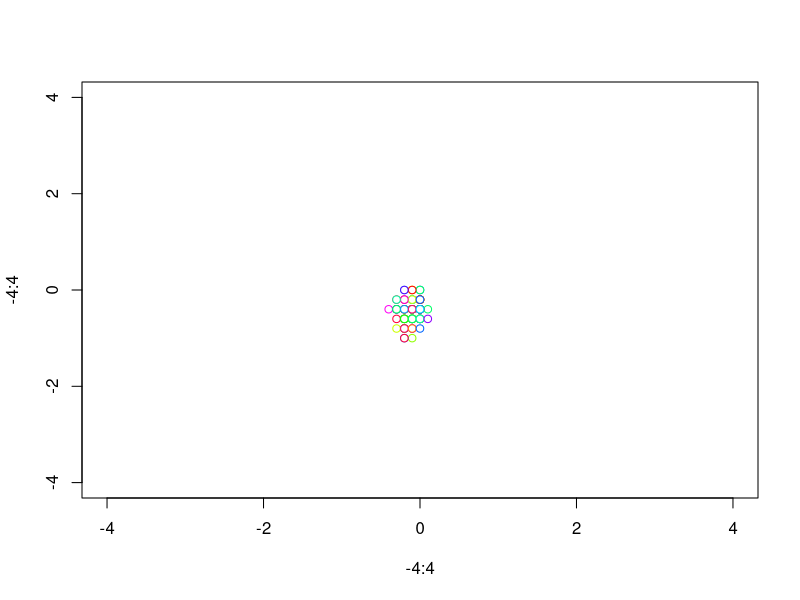

Reproduce this figure in R.
x <- 0
y <- 0
plot(-4:4, -4:4, type =  "n")

#color vector
mycol <- rgb(0, 1, 0, 0.5)
#rgb(red, green, blue, alpha)

#intializing the walk
points(x, y, pch = 21, bg = par("bg") , col = sample(rainbow(25),size = 1))

#randomizing the walk
for(i in 1:100){
  direction <- sample(c(0,1,2,3), size = 1)
  if ( direction == 0){
    x <- x + 0.1
  }else if ( direction == 1){
    x <- x - 0.1
  }else if ( direction == 2){
    y <- y + 0.2
  }else if ( direction == 3){
    y <- y - 0.2
  }
  
  #reintializing
  if(x > 4 || x < -4){
    x <- 0
  }
  if(y > 4 || y < -4){
    y <- 0
  }
  
  points(x, y, pch = 21, bg = par("bg"), col= sample(rainbow(25),size = 1))
  Sys.sleep(0.05)
}

